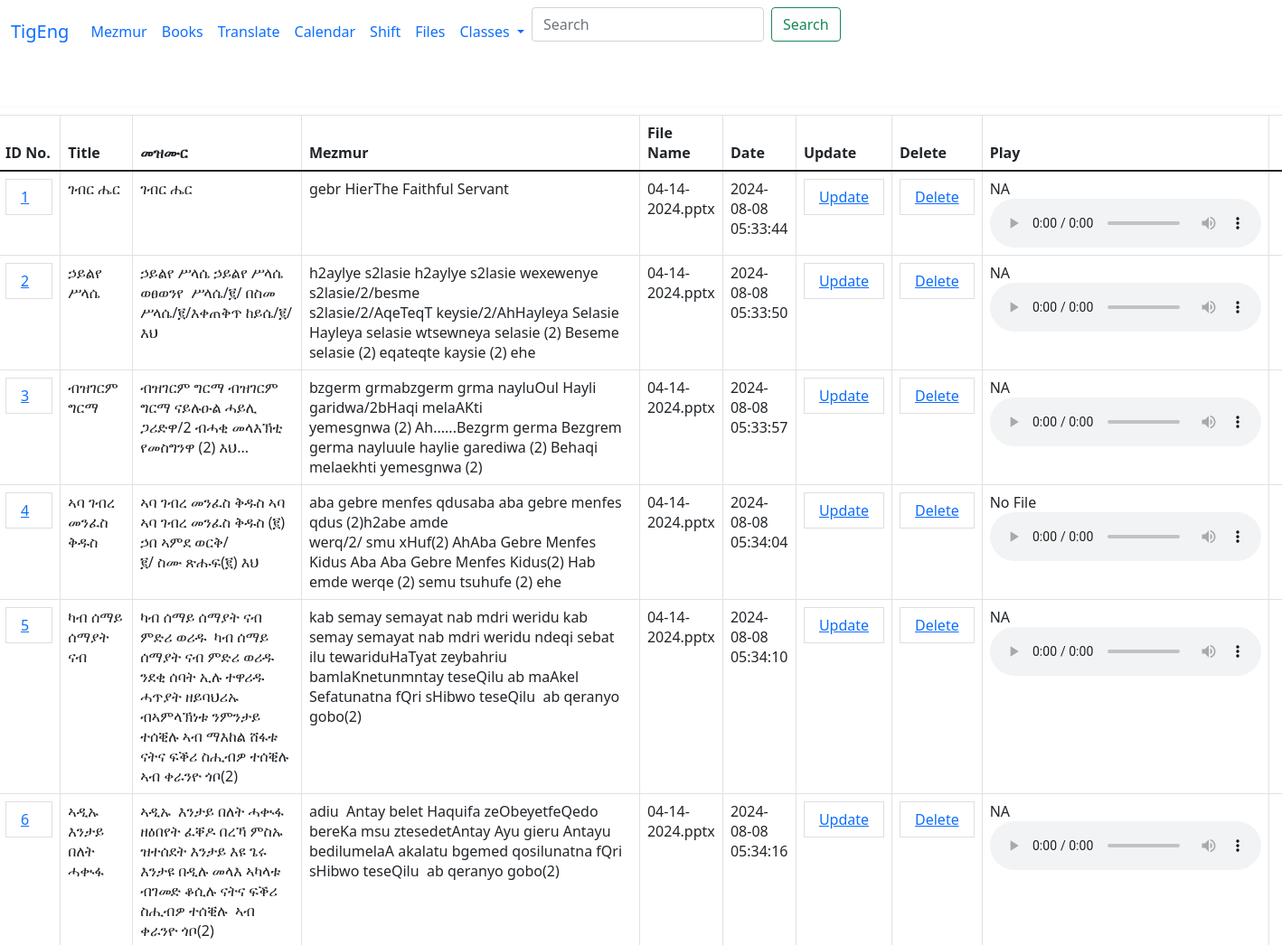
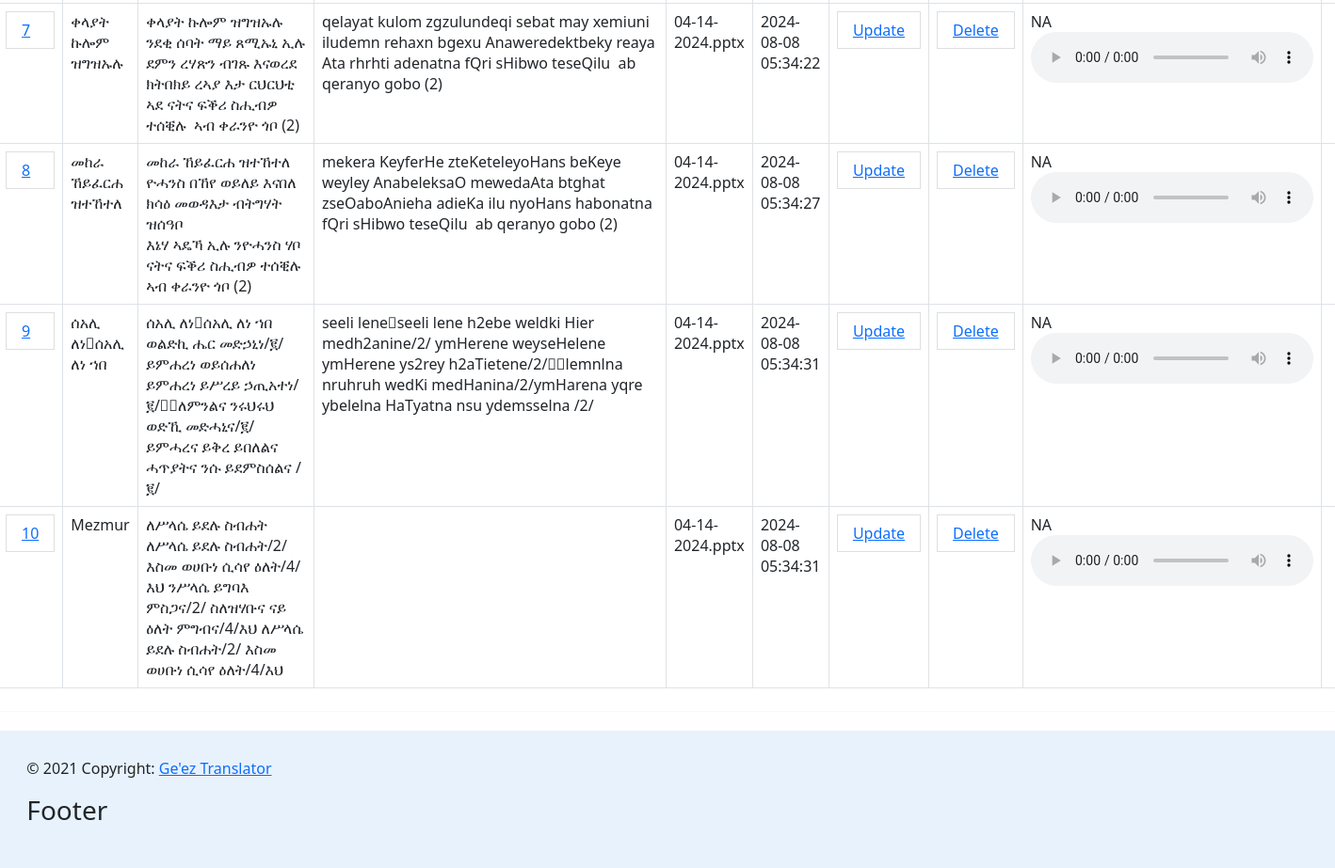
Page /mezmur on the committed database (2 pictures, top to bottom).
### tables this page shows
CREATE TABLE mezmur (
  m_id INTEGER PRIMARY KEY AUTOINCREMENT,
  title TEXT NOT NULL,
  titleen TEXT,
  azmach TEXT NOT NULL,
  azmachen TEXT,
  dir TEXT NOT NULL,
  audio_file TEXT,
  created TIMESTAMP NOT NULL DEFAULT CURRENT_TIMESTAMP, 
  cat1 TEXT NOT NULL,
  cat2 TEXT NOT NULL,
  cat3 TEXT NOT NULL
);

### flask_package/__init__.py (the view)
@app.route("/mezmur")
def mezmur():
    files = os.listdir(pp_parent_folder)
    if geez_text != "":
        return render_template("mezmur.html", latin_text=changealphabet.geez_to_latin(geez_text), lg_text = googletransfun.check_language_type(geez_text), geez_text_t = geez_text, translated_text = googletransfun.translate_tig_eng(geez_text),files = os.listdir(pp_parent_folder), rows= db.get_data())
    else:
        return render_template("mezmur.html",files = os.listdir(pp_parent_folder), rows= db.get_data())

### flask_package/db.py (called while the page is built)
def get_db():
    if 'db' not in g:
        g.db = sqlite3.connect(
            current_app.config['DATABASE'],
            detect_types=sqlite3.PARSE_DECLTYPES
        )
        g.db.row_factory = sqlite3.Row
    return g.db

def get_data():
    db_ob = get_db()
    cursor = db_ob.cursor()
    sql = 'SELECT * FROM mezmur'
    cursor.execute(sql)
    data = cursor.fetchall()
    return data

### flask_package/templates/mezmur.html (shortened to what this page needs)
<html>
<head>
    <link href="https://cdn.jsdelivr.net/npm/bootstrap@5.1.3/dist/css/bootstrap.min.css" rel="stylesheet">
    <link rel="stylesheet" href="https://cdn.jsdelivr.net/npm/fullcalendar@5.5.0/main.min.css">
</head>
<body>
    <header>
        {%include 'navbar.html'%}
        <br/>
        <br/>
    </header>
    <main>
            <div class="row p-2 card mb-3 border-light">
                <table class="table table-bordered">
                    <thead>
                        <tr>
                            <th>ID No.</th>
                            <th>Title</th>
                            <th>መዝሙር</th>
                            <th>Mezmur</th>
                            <th>File Name</th>
                            <th>Date</th>
                            <th>Update</th>
                            <th>Delete</th>
                            <th>Play<th>
                        </tr>
                    </thead>
                    <tbody>
                        {% for row in rows %}
                            <tr>
                                <td><li class="list-group-item"><a href={{ url_for('selected',id=row[0]) }}>{{ row[0] }}</a></td>
                                <td>{{ row[1] }}</td>
                                <td>{{ row[3] }}</td>
                                <td>{{ row[4] }}</td>
                                <td>{{ row[5] }}</td>
                                <td>{{ row[7] }}</td>
                                <td><li class="list-group-item"><a href="{{ url_for('update',id=row[0])}}">Update</a></li></td>
                                <td><li class="list-group-item"><a href="{{ url_for('delete',id=row[0]) }}">Delete</a></li></td>
                                <td>
                                    {{row[6]}}
                                    <audio controls>
                                        <source src="{{ url_for('audio',filename="{{row[6]}}") }}" type="audio/mpeg">
                                    </audio>
                                </td>
                            </tr>
                        {% endfor %}
                    </tbody>
                </table>
            </div>
    </main>
    <footer style= "background-color:#e8f2fc; padding: 2%; margin: auto; margin-top: 20px;" >
        © 2021 Copyright:
        <a href="#">Ge'ez Translator</a>
        <div >
            <p> <h3> Footer</h3>  </p>
        </div>
    </footer>
</body>
</html>

### flask_package/templates/navbar.html (shortened to what this page needs)
  <nav class="navbar navbar-expand-lg bg-body-tertiary">
    <div class="container-fluid">
      <a class="navbar-brand" href="{{url_for('index')}}">TigEng</a>
      <div class="collapse navbar-collapse " id="navbarNavDropdown">
        <ul class="navbar-nav">
          <li class="nav-item">
            <a class="nav-link {% block activeMezmur %}{% endblock  %}" aria-current="page" href="{{url_for('mezmur')}}">Mezmur</a>
          </li>
          <li class="nav-item">
            <a class="nav-link {% block activeBook %}{% endblock  %} " href="#">Books</a>
          </li>
          <li class="nav-item">
            <a class="nav-link {% block activeTranslate %}{% endblock  %}" href="{{url_for('translate')}}">Translate</a>
          </li>
          <li class="nav-item">
            <a class="nav-link {% block activeCalender %}{% endblock  %}" aria-current="page" href="{{url_for('calendar')}}">Calendar</a>
          </li>
          <li class="nav-item">
            <a class="nav-link {% block activeShift %}{% endblock  %}" href="#">Shift</a>
          </li>
          <li class="nav-item">
            <a class="nav-link {% block activeFiles %}{% endblock  %}" href={{url_for('files')}}>Files</a>
          </li>
          <li class="nav-item dropdown">
            <a class="nav-link dropdown-toggle {% block activeClasses %}{% endblock  %}" href="#" role="button" data-bs-toggle="dropdown" aria-expanded="false">
              Classes
            </a>
          </li>
        </ul>
        <form class="d-flex justify-content-end"  role="search">
          <input class="form-control me-2" type="search" placeholder="Search" aria-label="Search">
          <button class="btn btn-outline-success" type="submit">Search</button>
        </form>
      </div>
    </div>
  </nav>

### rows in the picture
mezmur: m_id "1", title "ገብር ሔር", azmach "ገብር ሔር", azmachen "gebr HierThe Faithful Servant", dir "04-14-2024.pptx", created "2024-08-08 05:33:44", audio_file "NA"
mezmur: m_id "2", title "ኃይልየ ሥላሴ", azmach "ኃይልየ ሥላሴ ኃይልየ ሥላሴ ወፀወንየ ሥላሴ/፪/ በስመ ሥላሴ/፪/እቀጠቅጥ ከይሴ/፪/እህ", azmachen "h2aylye s2lasie h2aylye s2lasie wexewenye s2lasie/2/besme s2lasie/2/AqeTeqT keysie/2/AhHayleya Selasie Hayleya selasie wtsewneya selasie (2) Beseme selasie (2) eqateqte kaysie (2) ehe", dir "04-14-2024.pptx", created "2024-08-08 05:33:50", audio_file "NA"
mezmur: m_id "3", title "ብዝገርም ግርማ", azmach "ብዝገርም ግርማ ብዝገርም ግርማ ናይሉዑል ሓይሊ ጋሪድዋ/2 ብሓቂ መላእኽቲ የመስግንዋ (2) እህ...", azmachen "bzgerm grmabzgerm grma nayluOul Hayli garidwa/2bHaqi melaAKti yemesgnwa (2) Ah......Bezgrm germa Bezgrem germa nayluule haylie garediwa (2) Behaqi melaekhti yemesgnwa (2)", dir "04-14-2024.pptx", created "2024-08-08 05:33:57", audio_file "NA"
mezmur: m_id "4", title "ኣባ ገብረ መንፈስ ቅዱስ", azmach "ኣባ ገብረ መንፈስ ቅዱስ ኣባ ኣባ ገብረ መንፈስ ቅዱስ (፪) ኃበ ኣምደ ወርቅ/፪/ ስሙ ጽሑፍ(፪) እህ", azmachen "aba gebre menfes qdusaba aba gebre menfes qdus (2)h2abe amde werq/2/ smu xHuf(2) AhAba Gebre Menfes Kidus Aba Aba Gebre Menfes Kidus(2) Hab emde werqe (2) semu tsuhufe (2) ehe", dir "04-14-2024.pptx", created "2024-08-08 05:34:04", audio_file "No File"
mezmur: m_id "5", title "ካብ ሰማይ ሰማያት ናብ", azmach "ካብ ሰማይ ሰማያት ናብ ምድሪ ወሪዱ ካብ ሰማይ ሰማያት ናብ ምድሪ ወሪዱ ንደቂ ሰባት ኢሉ ተዋሪዱ ሓጥያት ዘይባህሪኡ ብኣምላኽነቱ ንምንታይ ተሰቒሉ ኣብ ማእከል ሸፋቱ ናትና ፍቕሪ ስሒብዎ ተሰቒሉ ኣብ ቀራንዮ ጎቦ(2)", azmachen "kab semay semayat nab mdri weridu kab semay semayat nab mdri weridu ndeqi sebat ilu tewariduHaTyat zeybahriu bamlaKnetunmntay teseQilu ab maAkel Sefatunatna fQri sHibwo teseQilu ab qeranyo gobo(2)", dir "04-14-2024.pptx", created "2024-08-08 05:34:10", audio_file "NA"
mezmur: m_id "6", title "ኣዲኡ እንታይ በለት ሓቊፋ", azmach "ኣዲኡ እንታይ በለት ሓቊፋ ዘዕበየት ፈቐዶ በረኻ ምስኡ ዝተሰደት እንታይ እዩ ጌሩ እንታዩ በዲሉ መላእ ኣካላቱ ብገመድ ቆሲሉ ናትና ፍቕሪ ስሒብዎ ተሰቒሉ ኣብ ቀራንዮ ጎቦ(2)", azmachen "adiu Antay belet Haquifa zeObeyetfeQedo bereKa msu ztesedetAntay Ayu gieru Antayu bedilumelaA akalatu bgemed qosilunatna fQri sHibwo teseQilu ab qeranyo gobo(2)", dir "04-14-2024.pptx", created "2024-08-08 05:34:16", audio_file "NA"
mezmur: m_id "7", title "ቀላያት ኩሎም ዝግዝኡሉ", azmach "ቀላያት ኩሎም ዝግዝኡሉ ንደቂ ሰባት ማይ ጸሚኡኒ ኢሉ ደምን ረሃጽን ብገጹ እናወረደ ክትበክይ ረኣያ እታ ርህርህቲ ኣደ ናትና ፍቕሪ ስሒብዎ ተሰቒሉ ኣብ ቀራንዮ ጎቦ (2)", azmachen "qelayat kulom zgzulundeqi sebat may xemiuni iludemn rehaxn bgexu Anaweredektbeky reaya Ata rhrhti adenatna fQri sHibwo teseQilu ab qeranyo gobo (2)", dir "04-14-2024.pptx", created "2024-08-08 05:34:22", audio_file "NA"
mezmur: m_id "8", title "መከራ ኸይፈርሐ ዝተኸተለ", azmach "መከራ ኸይፈርሐ ዝተኸተለ ዮሓንስ በኸየ ወይለይ እናበለ ክሳዕ መወዳእታ ብትግሃት ዝሰዓቦ እኔሃ ኣዴኻ ኢሉ ንዮሓንስ ሃቦ ናትና ፍቕሪ ስሒብዎ ተሰቒሉ ኣብ ቀራንዮ ጎቦ (2)", azmachen "mekera KeyferHe zteKeteleyoHans beKeye weyley AnabeleksaO mewedaAta btghat zseOaboAnieha adieKa ilu nyoHans habonatna fQri sHibwo teseQilu ab qeranyo gobo (2)", dir "04-14-2024.pptx", created "2024-08-08 05:34:27", audio_file "NA"
mezmur: m_id "9", title "ሰአሊ ለነ ሰአሊ ለነ ኀበ", azmach "ሰአሊ ለነ ሰአሊ ለነ ኀበ ወልድኪ ሔር መድኃኒነ/፪/ ይምሐረነ ወይሰሐለነ ይምሐረነ ይሥረይ ኃጢአተነ/፪/ ለምንልና ንሩህሩህ ወድኺ መድሓኒና/፪/ ይምሓረና ይቅረ ይበለልና ሓጥያትና ንሱ ይደምስሰልና /፪/", azmachen "seeli lene seeli lene h2ebe weldki Hier medh2anine/2/ ymHerene weyseHelene ymHerene ys2rey h2aTietene/2/ lemnlna nruhruh wedKi medHanina/2/ymHarena yqre ybelelna HaTyatna nsu ydemsselna /2/", dir "04-14-2024.pptx", created "2024-08-08 05:34:31", audio_file "NA"
mezmur: m_id "10", title "Mezmur", azmach "ለሥላሴ ይደሉ ስብሐት ለሥላሴ ይደሉ ስብሐት/2/ እስመ ወሀቡነ ሲሳየ ዕለት/4/እህ ንሥላሴ ይግባእ ምስጋና/2/ ስለዝሃቡና ናይ ዕለት ምግብና/4/እህ ለሥላሴ ይደሉ ስብሐት/2/ እስመ ወሀቡነ ሲሳየ ዕለት/4/እህ", dir "04-14-2024.pptx", created "2024-08-08 05:34:31", audio_file "NA"
